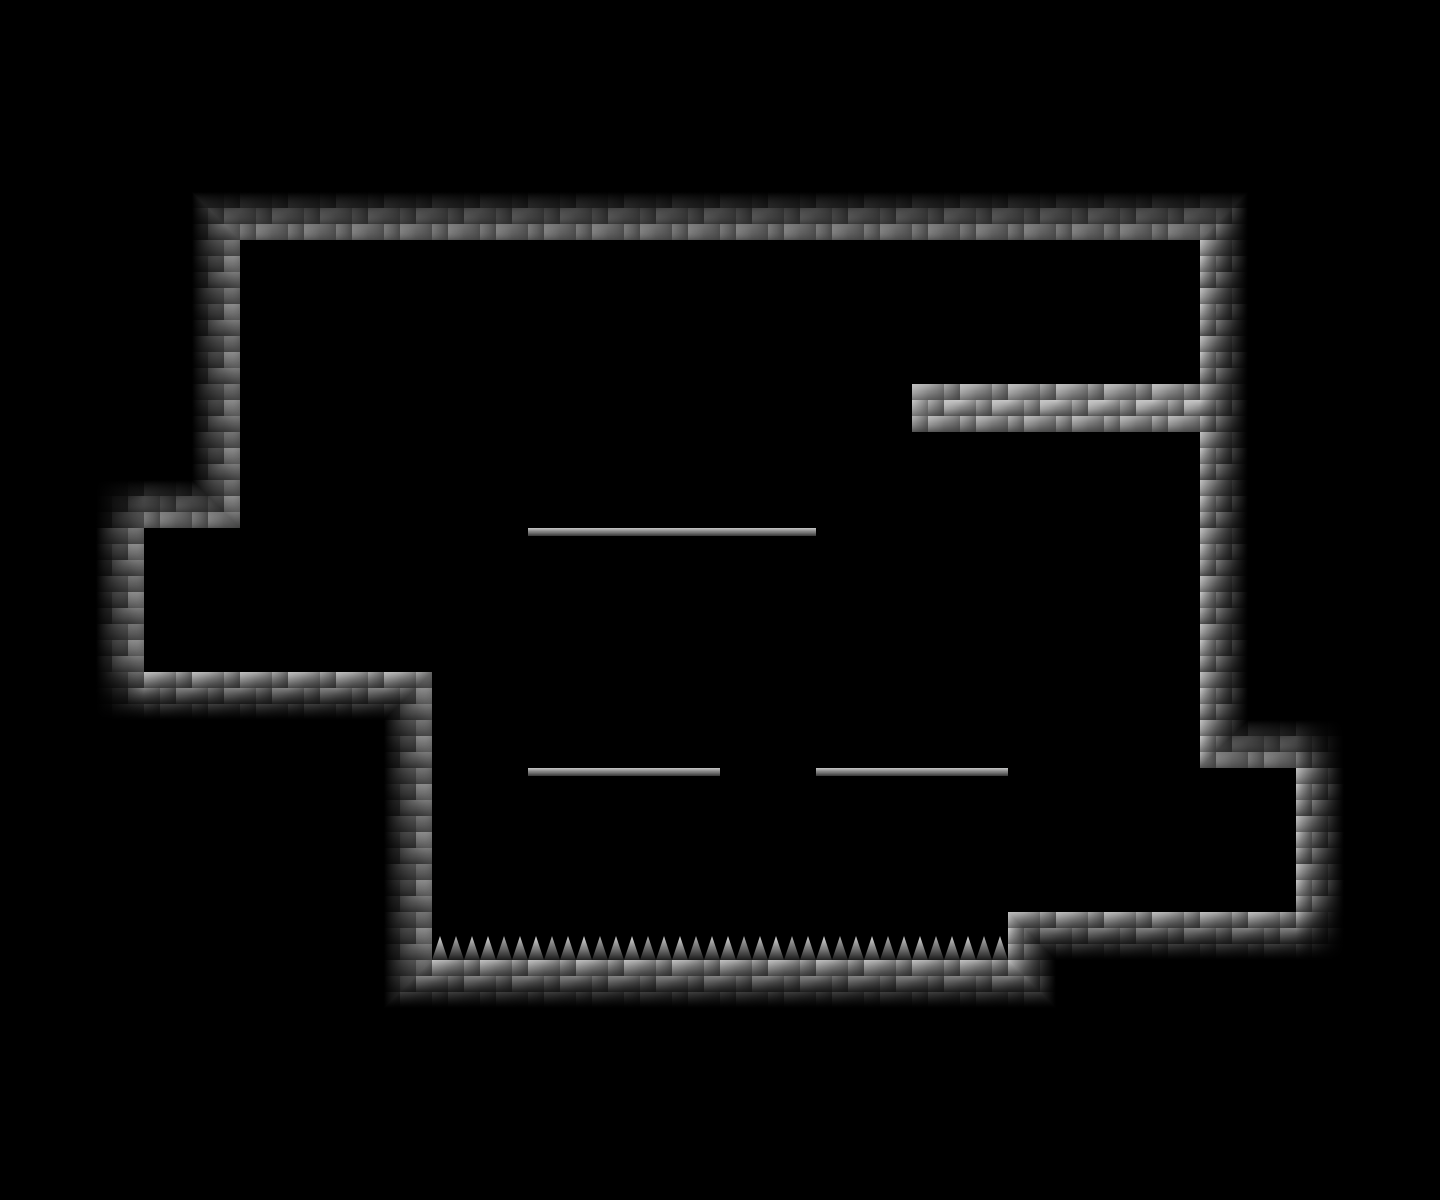

The image is a tile-based game level rendered from a .tmx file. Its description and source (layers, tilesets, objects; grid data summarised) follow:
An orthogonal 30x25 tile map with 48x48 px tiles, 8 tile layers (Ground, Shadows, ShadowsRight, ShadowsLeft, ...) and 28 objects (7x SolidCollision, 6x EnemySpawn, 3x JumpThroughCollision, 3x Crate, 3x Light, ...).

<map version="1.4" tiledversion="1.4.2" orientation="orthogonal" renderorder="right-down" width="30" height="25" tilewidth="48" tileheight="48" infinite="0" nextlayerid="21" nextobjectid="39">
 <tileset firstgid="1" source="../../../tilesets/DungeonNormal.tsx" />
 <layer id="1" name="Ground" width="30" height="25">
  <data>[750 cells, 480 non-empty, 5 distinct tile ids]</data>
 </layer>
 <layer id="13" name="Shadows" width="30" height="25">
  <data>[750 cells, 448 non-empty, 13 distinct tile ids]</data>
 </layer>
 <layer id="18" name="ShadowsRight" width="30" height="25">
  <data>[750 cells, 15 non-empty, 3 distinct tile ids]</data>
 </layer>
 <layer id="19" name="ShadowsLeft" width="30" height="25">
  <data>[750 cells, 15 non-empty, 3 distinct tile ids]</data>
 </layer>
 <layer id="9" name="TOP_LEFT" width="30" height="25">
  <data>[750 cells, 9 non-empty, 3 distinct tile ids]</data>
 </layer>
 <layer id="20" name="TOP_LEFTShadows" width="30" height="25">
  <data>[750 cells, 15 non-empty, 2 distinct tile ids]</data>
 </layer>
 <layer id="10" name="TOP_RIGHT" width="30" height="25">
  <data>[750 cells, 9 non-empty, 3 distinct tile ids]</data>
 </layer>
 <layer id="17" name="TOP_RIGHTShadows" width="30" height="25">
  <data>[750 cells, 15 non-empty, 2 distinct tile ids]</data>
 </layer>
 <objectgroup id="2" name="SolidCollisions">
  <object id="1" type="SolidCollision" x="0" y="0" width="240" height="528" />
  <object id="2" type="SolidCollision" x="240" y="0" width="960" height="240" />
  <object id="3" type="SolidCollision" x="912" y="384" width="288" height="48" />
  <object id="4" type="SolidCollision" x="1200" y="0" width="240" height="768" />
  <object id="5" type="SolidCollision" x="1008" y="912" width="432" height="288" />
  <object id="6" type="SolidCollision" x="432" y="960" width="576" height="240" />
  <object id="7" type="SolidCollision" x="0" y="672" width="432" height="528" />
 </objectgroup>
 <objectgroup id="3" name="JumpThroughCollisions">
  <object id="8" type="JumpThroughCollision" x="528" y="528" width="288" height="12" />
  <object id="9" type="JumpThroughCollision" x="816" y="768" width="192" height="12" />
  <object id="32" type="JumpThroughCollision" x="528" y="768" width="192" height="12" />
 </objectgroup>
 <objectgroup id="5" name="DamageCollisions">
  <object id="10" type="DamageCollisions" x="432" y="936" width="576" height="24">
   <properties>
    <property name="amountOfDamages" type="float" value="10" />
   </properties>
  </object>
 </objectgroup>
 <objectgroup id="6" name="Connections">
  <object id="11" type="Connection" x="0" y="528" width="144" height="144">
   <properties>
    <property name="connectionPosition" value="LEFT" />
   </properties>
  </object>
  <object id="12" type="Connection" x="1296" y="768" width="144" height="144">
   <properties>
    <property name="connectionPosition" value="RIGHT" />
   </properties>
  </object>
 </objectgroup>
 <objectgroup id="8" name="SpawnPoints">
  <object id="20" name="Enemy Spawn" type="EnemySpawn" x="576" y="528">
   <properties>
    <property name="enemies" value="test_enemy" />
    <property name="flying" type="bool" value="false" />
   </properties>
   <point />
  </object>
  <object id="21" name="Enemy Spawn" type="EnemySpawn" x="768" y="528">
   <properties>
    <property name="enemies" value="skeleton_archer" />
   </properties>
   <point />
  </object>
  <object id="22" name="Enemy Spawn" type="EnemySpawn" x="576" y="768">
   <properties>
    <property name="enemies" value="test_enemy" />
   </properties>
   <point />
  </object>
  <object id="23" name="Enemy Spawn" type="EnemySpawn" x="960" y="768">
   <properties>
    <property name="enemies" value="test_enemy" />
   </properties>
   <point />
  </object>
  <object id="24" name="Enemy Spawn" type="EnemySpawn" x="480" y="336">
   <properties>
    <property name="enemies" value="test_enemy" />
    <property name="flying" type="bool" value="true" />
   </properties>
   <point />
  </object>
  <object id="25" name="Enemy Spawn" type="EnemySpawn" x="1056" y="528">
   <properties>
    <property name="enemies" value="test_enemy" />
    <property name="flying" type="bool" value="true" />
   </properties>
   <point />
  </object>
  <object id="31" name="PlayerSpawn" type="PlayerSpawn" x="1104" y="912">
   <point />
  </object>
 </objectgroup>
 <objectgroup id="7" name="Objects">
  <object id="16" name="Crate" type="Crate" x="672" y="528">
   <properties>
    <property name="images" value="tileEntities/normal/CrateIntact.png&amp;tileEntities/normal/CrateDamaged.png" />
    <property name="objectTypes" value="Crate" />
   </properties>
   <point />
  </object>
  <object id="18" name="Locked Door" type="Door" x="960" y="384">
   <properties>
    <property name="doorTypes" value="LOCKED_TWO_KEYS" />
    <property name="images" value="tileEntities/normal/TwoKeysDoor.png&amp;tileEntities/normal/OneKeyDoor.png" />
   </properties>
   <point />
  </object>
  <object id="19" name="Locked Chest" type="Chest" x="1104" y="384">
   <properties>
    <property name="chestTypes" value="NORMAL" />
    <property name="images" value="tileEntities/normal/NormalChestClosed.png&amp;tileEntities/normal/NormalChestOpened.png" />
   </properties>
   <point />
  </object>
  <object id="37" name="Crate" type="Crate" x="672" y="768">
   <properties>
    <property name="images" value="tileEntities/normal/CrateIntact.png&amp;tileEntities/normal/CrateDamaged.png" />
    <property name="objectTypes" value="Crate" />
   </properties>
   <point />
  </object>
  <object id="38" name="Crate" type="Crate" x="864" y="768">
   <properties>
    <property name="images" value="tileEntities/normal/CrateIntact.png&amp;tileEntities/normal/CrateDamaged.png" />
    <property name="objectTypes" value="Crate" />
   </properties>
   <point />
  </object>
 </objectgroup>
 <objectgroup id="11" name="Lights">
  <object id="28" name="Light" type="Light" x="1104" y="816">
   <properties>
    <property name="color" type="color" value="#3fffaa00" />
    <property name="radius" type="float" value="6" />
   </properties>
   <point />
  </object>
  <object id="29" name="Light" type="Light" x="336" y="576">
   <properties>
    <property name="color" type="color" value="#3fffaa00" />
    <property name="radius" type="float" value="6" />
   </properties>
   <point />
  </object>
  <object id="30" name="Light" type="Light" x="1128" y="312">
   <properties>
    <property name="color" type="color" value="#3fffff7f" />
    <property name="radius" type="float" value="2" />
   </properties>
   <point />
  </object>
 </objectgroup>
</map>